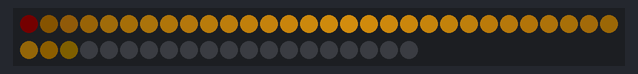
This sketch was run on a simulated Arduino Uno, built with avr-gcc and run on an emulated ATmega328P. Parts: 50 RGB LEDs in strip order, left to right, continuing on the next row. Dim RGB values are drawn brighter than linear; the strip is taken to match the declared colour order; random numbers use the default seed unless the sketch sets one.

Above: at 0.16 s.
At 4.84 s:
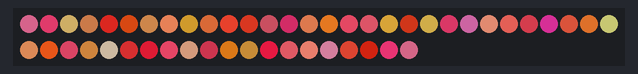
At 9.81 s:
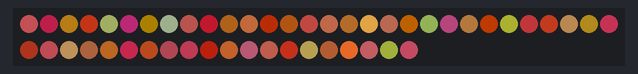
At 20.05 s:
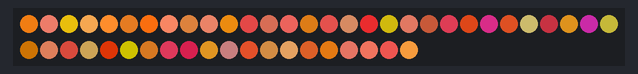
At 29.96 s:
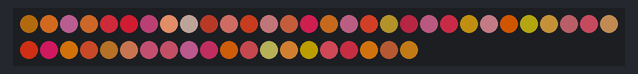
At 39.69 s:
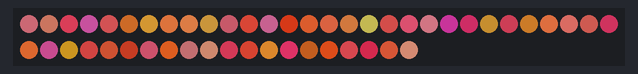

The sketch:

xmas.ino
```cpp
#include <Adafruit_NeoPixel.h>
#include "effects.h"


#define PIN 0

#define LEN 50

Adafruit_NeoPixel pixels = Adafruit_NeoPixel(LEN, PIN, NEO_RGB);

#define BRIGHTNESS 255
#define TEMPO 7

union rgb_t {
  uint32_t word;
  uint8_t  byte[3];
  struct {
    uint8_t  b;
    uint8_t  g;
    uint8_t  r;
  };
};


uint32_t tictoctac = 0;

Fx *fx1, *fx2;

uint8_t mix;


void setup() {
  pixels.begin();
  pixels.setBrightness(BRIGHTNESS);
}

uint8_t fxindex = 0;
Fx* randomFx(Fx* diff) {

  Fx* fx;

  do {
    fxindex = fxindex + random(100);
    fx = &fxs[ fxindex % FXNUM ];
  }
  while (fx == diff);

  return fx;
}

void doPixels() {

  fx1->iterate();
  fx2->iterate();

  for (uint8_t pos = 0; pos < LEN; pos++) {
    doPixel(pos);
  }

  pixels.show();
  delay(TEMPO);

  tictoctac++;
}

rgb_t c1, c2, c;
void doPixel(uint8_t pos) {

  c1.word = fx1->pixel(pos);
  c2.word = fx2->pixel(pos);

  uint8_t n = mix, m = 255 - n;

  for (int i = 0; i < 3; i++) {
    c.byte[i] = (c1.byte[i] * n + c2.byte[i] * m) >> 8;
  }

  pixels.setPixelColor(pos, c.word);
}


void loop() {

  fx1 = &wave;
  fx1->init();

  fx2 = &plasma;
  fx2->init();

  mix = 128;
  // while (true) doPixels();


  while (true) {

    // fade to f2
    for (; mix > 0; mix--) {
      doPixels();
    }

    // get new fx
    fx1 = fx2;
    mix = 255;
    fx2 = randomFx(fx1);

    // fade to mix
    uint8_t n = 64 + random(128);
    for (; mix > n; mix--) {
      doPixels();
    }

    // enjoy
    for (uint8_t i; i < 100; i++) {
      doPixels();
    }

  }
}
```

effects.h
```cpp
#ifndef _EFFECTS_H
#define _EFFECTS_H

typedef struct {
  void (*init) ();
  void (*iterate) ();
  uint32_t (*pixel) (uint8_t pos);

} Fx;

extern Fx flash, glow, runner, plasma, wave, counter, rainbow;

Fx fxs[]= {flash, rainbow, plasma, wave};
#define FXNUM 4

#endif
```

effects.ino
```cpp
Fx rainbow  = {
  .init = &dummy,
  .iterate = &iterateRainbow,
  .pixel = pixelRainbow
};

Fx flash  = {
  .init = initFlash,
  .iterate = &dummy,
  .pixel = pixelFlash
};

Fx runner  = {
  .init = &dummy,
  .iterate = &dummy,
  .pixel = pixelRunner
};

Fx plasma  = {
  .init = initPlasma,
  .iterate = iteratePlasma,
  .pixel = pixelPlasma
};

Fx wave  = {
  .init = initWave,
  .iterate = &iterateWave,
  .pixel = pixelWave
};

void dummy() {
}


/*
    Glow
*/
#define GLOW_LEN 150;

void iterateRainbow() {
}

uint32_t pixelRainbow(uint8_t pos) {

  rgb_t res;

  uint16_t offset = pos + pos + pos + tictoctac;
  uint8_t wavelen = 14 + (pos << 3) % GLOW_LEN;

  res.r = (255 + ramp(offset , wavelen)) >> 1;

  wavelen = 14 + ((pos + 7) << 3) % GLOW_LEN;
  res.g = (60 + ramp(offset + 1, wavelen)) >> 1;

  wavelen = 14 + ((pos + 13) << 3) % GLOW_LEN;
  res.b = (0 + ramp(offset + 2, wavelen)) >> 1;
  return res.word;
}


/*
   Flash
*/

uint8_t flashiness;

void initFlash() {
  flashiness = random(0, 3);
}
uint32_t pixelFlash(uint8_t pos) {

  if ( random(flashiness) == 0) {
    if ( pos == random(LEN))
      return   0xaa6622 ;
  }
  return 0;
}

/*
   Runner
*/
uint32_t pixelRunner(uint8_t pos) {
  if (pos % (LEN / 2) == (tictoctac >> 2) %  ( LEN / 2))
    return 0xffddaa ;
  return 0;
}

/*
   Plasma
*/

uint8_t plasmaSpeed;
rgb_t plasmaFrom, plasmaTo;
uint32_t plasmaProgress;
rgb_t plasmaColor;

void initPlasma() {
  plasmaSpeed = 40 + random(40);
}
void iteratePlasma() {

  plasmaProgress = tictoctac % plasmaSpeed;

  if (plasmaProgress == 0) {
    plasmaFrom = plasmaTo;
    plasmaTo.word = adjustBrightness(getRandomColor(20), 64);

    plasmaTo.r += 30;
  }

  for (uint8_t i = 0; i < 3; i++) {
    plasmaColor.byte[i] = plasmaFrom.byte[i] * (plasmaSpeed - plasmaProgress) / plasmaSpeed +
                          plasmaTo.byte[i] * plasmaProgress / plasmaSpeed;
  }
}

uint32_t pixelPlasma(uint8_t pos) {
  return plasmaColor.word;
}

/*
   Wave of colors
*/

uint8_t waveOffset;
uint8_t waveSpeed;
uint8_t waveLen;

void initWave() {
  waveSpeed =  random(4, 6);
  waveLen = waveSpeed * LEN; // less than 200
}
void iterateWave() {

  waveOffset++;
  waveOffset = waveOffset % waveLen;
}

uint32_t pixelWave(uint8_t pos) {

  uint16_t p = pos * waveSpeed + waveOffset;
  p = p % waveLen;
  uint8_t n = r3(p, waveLen);


  return adjustBrightness( 0xFFaa11, n);
}
```

tools.ino
```cpp
/*      _
   fn: / \
*/
uint32_t hut(uint8_t n) {
  if (n < 86)
    return n * 3;
  if (n < 170)
    return 255;
  return (255 - (n - 170) * 3);
}

/* fn:
     /\
    /  \
*/
uint32_t ramp(uint8_t n) {
  return n < 128 ? n : 255 - n ;
}
uint8_t ramp(uint16_t n, uint16_t len) {
  n = n % len;
  if (n > len / 2)
    n =  len - n;

  //n = n * 2 * 255 / len;
  n = ((n << 9) - n - n ) / len;

  return n;
}

uint32_t r3(uint16_t n, uint16_t len) {
  if (n > len / 3)
    if (n < len * 2 / 3)
      n =  len - n;
    else
      n = 0;

  n = n * 3 * 255 / len;
  return n;
}

/*      _
   fn: / \_
*/
uint32_t trig(uint8_t n) {
  if (n < 64)
    return n * 4;
  if (n < 128)
    return 255;
  if (n < 192)
    return (255 - (n - 128) * 4);
  return 0;
}


/*
   fn: /\__
*/
uint32_t tooth(uint8_t n) {
  if (n < 64)
    return n * 4;
  if (n < 128)
    return (255 - (n - 64) * 4);
  return 0;
}

uint32_t adjustBrightness(uint32_t color, uint8_t b) {

  rgb_t res;
  res.word = color;

  for (uint8_t i = 0; i < 3; i++)
    res.byte[i] = (res.byte[i] * b) >> 8;

  return res.word;
}


#

uint32_t getRandomColor(uint8_t minBrightness) {

  rgb_t res;
  uint8_t mb3 = minBrightness + minBrightness + minBrightness;

  do {
    res.r = random (255);
    res.g = random (255);
    res.b = random (255);
  } while ( (res.r + res.g + res.b) < mb3);

  return res.word;
}


// this one seems broken
#define HUE_SEG 255/6

uint32_t hueToColor(uint8_t hue, uint8_t bri) {
  uint32_t p = hue % HUE_SEG;
  uint8_t q = hue / HUE_SEG;

  uint32_t n = p * bri / HUE_SEG;
  uint32_t m = bri - n;

  if (q == 0)
    return m << 16 | n << 8;
  if (q == 1)
    return n << 16 | m << 8;
  if (q == 2)
    return m << 8 | n;
  if (q == 3)
    return n << 8 | m;
  if (q == 4)
    return m | n << 16;
  if (q == 5)
    return n | m << 16;

  return 0x0;
}
```
